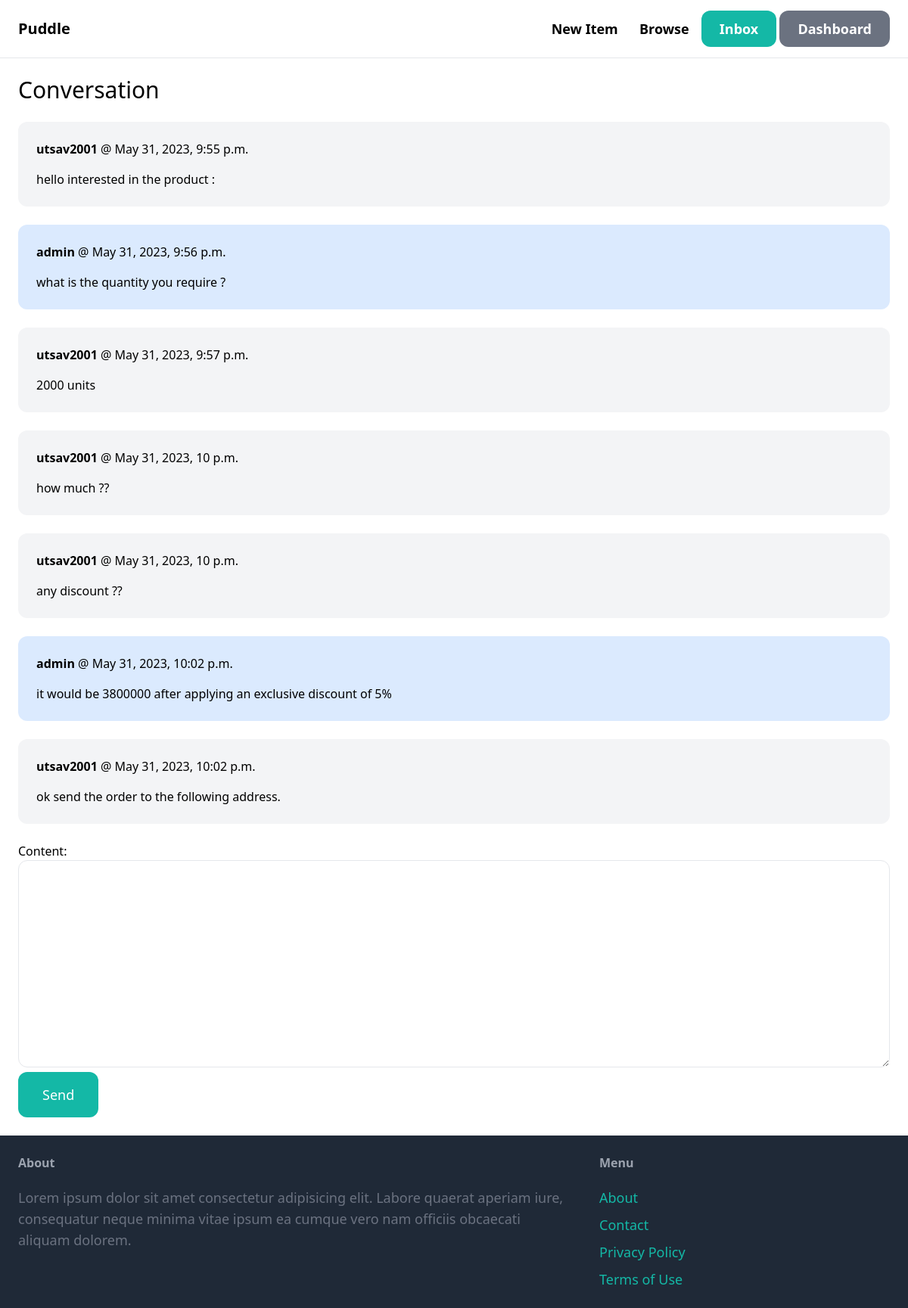
Page /inbox/9/ (signed in) on the committed database.
### conversation/models.py (models this page shows)
class ConversationMessage(models.Model):
    conversation=models.ForeignKey(Conversation,
                                   related_name='messages',
                                   on_delete=models.CASCADE)
    content=models.TextField()
    created_at=models.DateTimeField(auto_now_add=True)
    created_by=models.ForeignKey(User,
                                 related_name = 'created_messages',
                                 on_delete=models.CASCADE)

### conversation/views.py (the view)
# urls.py: path('<int:pk>/', views.detail, name = 'detail'),
@login_required
def detail(request, pk):
    conversation = Conversation.objects.filter( members__in=[request.user.id]).get(pk=pk)
    if request.method == "POST":
        form = ConversationMessageForm(request.POST)
        if form.is_valid():
            conversation_message = form.save(commit = False)
            conversation_message.conversation = conversation
            conversation_message.created_by = request.user
            conversation_message.save()
            conversation.save()
            return redirect('conversation:detail', pk = pk)
    else:
        form = ConversationMessageForm()
    return render(request, 'conversation/detail.html', {
        'conversation': conversation,
        'form':form
    })

### conversation/forms.py
class ConversationMessageForm(forms.ModelForm):
    class Meta:
        model = ConversationMessage
        fields = ('content',)
        widgets = {
            'content' : forms.Textarea(attrs={
                'class' : 'w-full py-4 px-6 rounded-xl border'
            })
        }

### conversation/templates/conversation/detail.html (shortened to what this page needs)
{% extends 'core/base.html' %}
{% block content %}
    <h1 class="mb-6 text-3xl"> Conversation </h1>
    <div class="space-y-6">
        {% for message in conversation.messages.all %}
                <div class="p-6 flex {% if message.created_by == request.user %} bg-blue-100 {% else %} bg-gray-100 {%endif%} rounded-xl ">
                    <div>
                        <p  class="mb-4"> <strong>{{message.created_by.username}}</strong> @ {{message.created_at}} </p>
                        <p> {{message.content}}</p>
                    </div>
                </div>
        {% endfor %}
    </div>
    <form method="POST" action="." class="mt-6">
        {{form.as_p}}
        <button class="py-4 px-8 text-lg bg-teal-500 hover:bg-teal-700 rounded-xl text-white">Send</button>
    </form>
{% endblock %}

### rows in the picture
ConversationMessage: created_by.username "utsav2001", created_at "May 31, 2023, 9:55 p.m.", content "hello interested in the product :"
ConversationMessage: created_by.username "admin", created_at "May 31, 2023, 9:56 p.m.", content "what is the quantity you require ?"
ConversationMessage: created_by.username "utsav2001", created_at "May 31, 2023, 9:57 p.m.", content "2000 units"
ConversationMessage: created_by.username "utsav2001", created_at "May 31, 2023, 10 p.m.", content "how much ??"
ConversationMessage: created_by.username "utsav2001", created_at "May 31, 2023, 10 p.m.", content "any discount ??"
ConversationMessage: created_by.username "admin", created_at "May 31, 2023, 10:02 p.m.", content "it would be 3800000 after applying an exclusive discount of 5%"
ConversationMessage: created_by.username "utsav2001", created_at "May 31, 2023, 10:02 p.m.", content "ok send the order to the following address."
